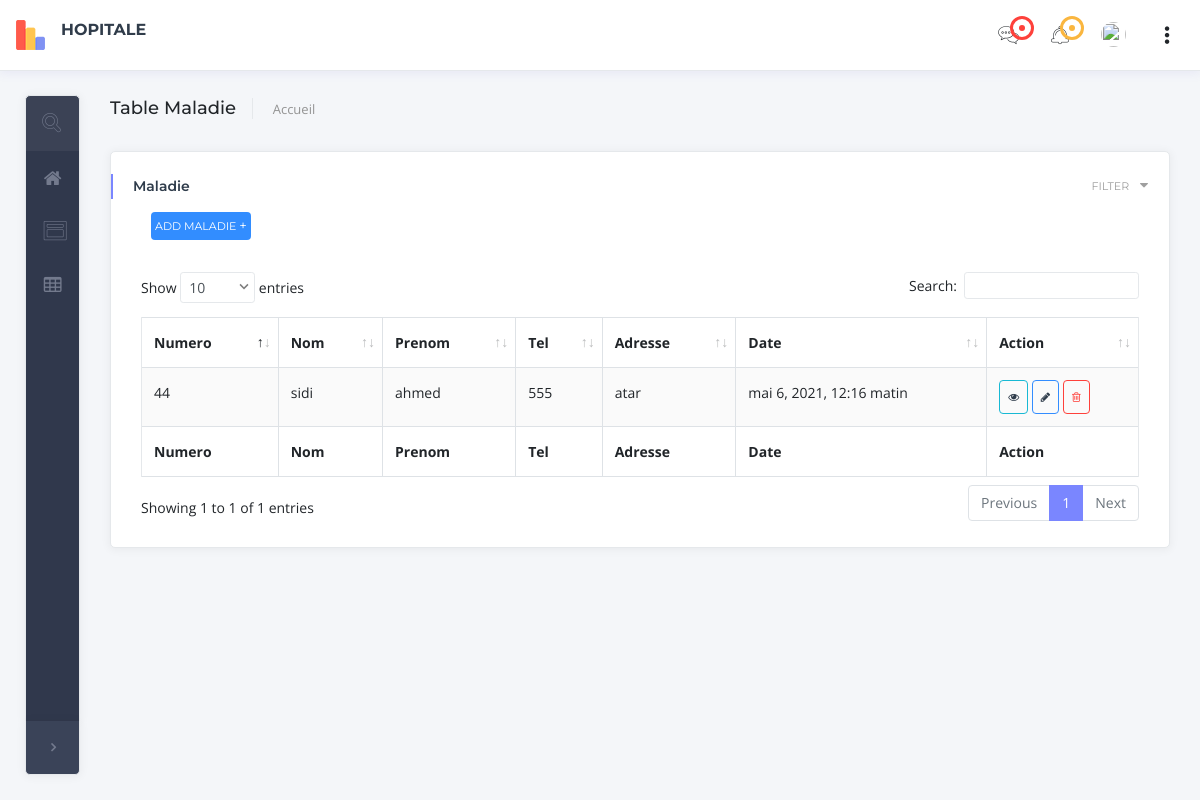
/list_maladie, run on an earlier commit of the app's database.
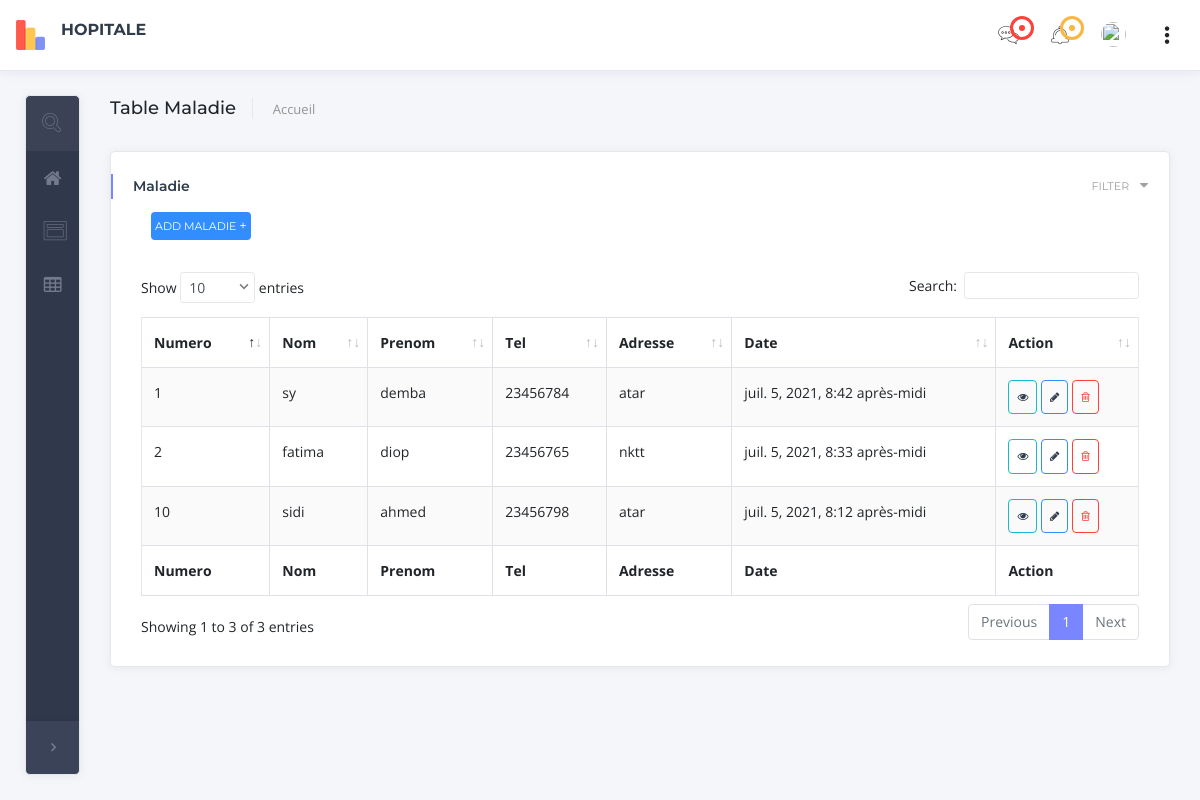
And on a later commit of the database.
### personne/models.py (models this page shows, shortened)
class Personne(models.Model):
    num = models.IntegerField()
    nom = models.CharField(max_length=50)
    prenom = models.CharField(max_length=50)
    tel = models.IntegerField()
    adresse = models.CharField(max_length=50)

class Maladie(Personne):
    date_entree=models.DateTimeField(default=timezone.now)

class Personne(models.Model):
    num = models.IntegerField()
    nom = models.CharField(max_length=50)
    prenom = models.CharField(max_length=50)
    tel = models.IntegerField()
    adresse = models.CharField(max_length=50)

### personne/views.py (the view)
# urls.py: path('list_maladie',views.list_maladie,name='list_maladie'),
def list_maladie(request):
    maladies= Maladie.objects.all()
    context={
        'maladies':maladies,
    }
    return render(request, 'list_maladie.html', context)

### personne/templates/list_maladie.html (shortened to what this page needs)
{% extends 'base.html'%}
{% block content %}
{% load crispy_forms_tags %}
<div class="content-wrapper">
        <div class="container-fluid">
            <div class="page-title mb-4 d-flex align-items-center">
                <div class="mr-auto">
                    <h4 class="weight500 d-inline-block pr-3 mr-3 border-right">Table Maladie</h4>
                    <nav aria-label="breadcrumb" class="d-inline-block ">
                        <ol class="breadcrumb p-0">
                            <li class="breadcrumb-item"><a href="{% url 'personne:home' %}">Accueil</a></li>
                        </ol>
                    </nav>
                </div>
            </div>
            <div class="row">
                <div class="col-xl-12">
                    <div class="card card-shadow mb-4">
                        <div class="card-header border-0">
                            <div class="custom-title-wrap bar-primary">
                                <div class="custom-title">Maladie</div>
                            </div>
                             <div class=" widget-action-link">
                                        <div class="row">
                                        <div class="dropdown" style="margin-right: 15px">
                                            <a href="#" class="btn btn-transparent text-secondary dropdown-hover p-0" data-toggle="dropdown">
                                                Filter <i class="fa fa-caret-down pl-2"></i>
                                            </a>
                                        </div>
                                        </div>
                                    </div>
                        </div>
                        <ul type="none" class="object-tools">
                              <li>
                                <a href="{% url 'personne:add_maladie' %} " title="Ajouter maladie"  class="addlink btn btn-primary p-1">
                                    Add maladie <big>+</big>
                                </a>
                              </li>
                       </ul>
                        <div class="card-body- pt-3 pb-4">
                            <div class="table-responsive">
                                <table id="data_table" class="table table-bordered table-striped" cellspacing="0">
                                    <thead>
                                    <tr>
                                        <th>Numero </th>
                                        <th>Nom</th>
                                        <th>Prenom</th>
                                        <th>Tel</th>
                                         <th>Adresse </th>
                                        <th>Date </th>
                                        <th>Action</th>
                                    </tr>
                                    </thead>
                                    <tfoot>
                                    <tr>
                                        <th>Numero </th>
                                        <th>Nom</th>
                                        <th>Prenom</th>
                                        <th>Tel</th>
                                         <th>Adresse </th>
                                        <th>Date </th>
                                        <th>Action</th>
                                    </tr>
                                    </tfoot>
                                    <tbody>
                                    {% for  list in maladies  %}
                                    <tr>
                                        <td>{{ list.num }}</td>
                                        <td>{{ list.nom }}</td>
                                        <td>{{ list.prenom }}</td>
                                        <td>{{ list.tel}}</td>
                                        <td>{{ list.adresse}}</td>
                                        <td>{{ list.date_entree }}</td>
                                         <td>
                                             <a class="text-dark btn btn-outline-info p-2" href="{% url 'personne:detail_maladie' list.id %}" data-toggle="tooltip" data-placement="right" title="View "><i class="fa fa-eye" aria-hidden="true"></i></a>
                                             <a class="text-dark btn btn-outline-primary p-2 btn-md" href="{% url 'personne:update_maladie' list.id %}"  data-toggle="tooltip" data-placement="right" title="Modifier "><i class="fa fa-pencil" aria-hidden="true"></i></a>
                                             <a class="btn btn-outline-danger p-2 btn-md " href="{% url 'personne:delete_maladie' list.id %}" data-toggle="tooltip" data-placement="right" title="Supprimer " >  <i class="fa fa-trash-o" aria-hidden="true"></i>  </a>
                                         </td>
                                    </tr>
                                  {% empty %}
                                      <tr>
                                        <td colspan="7" class="text-center bg-warning "> Aucun enregistrement</td>
                                    </tr>
                                 {% endfor %}
                                    </tbody>
                                </table>
                            </div>
                        </div>
                    </div>
                </div>
            </div>
        </div>
    </div>
{% endblock content %}

### templates/base.html (shortened to what this page needs)
<!DOCTYPE html>
{% load static %}
<html lang="fr">
<head>
    <link href="{% static 'assets/vendor/bootstrap/css/bootstrap.min.css' %}" rel="stylesheet">
    <link href="{% static 'assets/vendor/font-awesome/css/font-awesome.min.css' %}" rel="stylesheet">
    <link href="{% static 'assets/vendor/dashlab-icon/dashlab-icon.css' %}" rel="stylesheet">
    <link href="{% static 'assets/vendor/simple-line-icons/css/simple-line-icons.css' %}" rel="stylesheet">
    <link href="{% static 'assets/vendor/themify-icons/css/themify-icons.css' %}" rel="stylesheet">
    <link href="{% static 'assets/vendor/weather-icons/css/weather-icons.min.css' %}" rel="stylesheet">
    <link href="{% static 'assets/vendor/m-custom-scrollbar/jquery.mCustomScrollbar.css' %}" rel="stylesheet">
    <link href="{% static 'assets/vendor/jquery-dropdown-master/jquery.dropdown.css' %}" rel="stylesheet">
    <link href="{% static 'assets/vendor/jquery-ui/jquery-ui.min.css' %}" rel="stylesheet">
    <link href="{% static 'assets/vendor/icheck/skins/all.css' %}" rel="stylesheet">
    <link href="{% static 'assets/vendor/vector-map/jquery-jvectormap-1.1.1.css' %}" rel="stylesheet" >
    <link href="{% static 'assets/vendor/c3chart/c3.min.css' %}" rel="stylesheet">
    <link href="{% static 'assets/vendor/data-tables/dataTables.bootstrap4.min.css' %}" rel="stylesheet">
    <link href="{% static 'assets/vendor/select2/css/select2.css' %}" rel="stylesheet">
    <link href="{% static 'assets/css/main.css' %}" rel="stylesheet">
</head>
<body class="fixed-nav leftnav-floating left-side-toggled">
   <nav class="navbar navbar-expand-lg fixed-top navbar-dark" id="mainNav">
    <a class="navbar-brand navbar-hide-responsive" href="#">
                    <img class="pr-3 float-left" src="{% static 'img/logo-icon.png' %}" srcset="{% static 'img/logo-icon.png' %}"  alt=""/>
                    <div class="float-left">
                        <div>Hopitale</div>
                    </div>
    </a>
    <div class="collapse navbar-collapse" id="navbarResponsive">
        <ul class="navbar-nav left-side-nav" id="accordion">
            <li class="nav-item-search" data-toggle="tooltip" data-placement="right" title="Search">
                <div class="nav-link nav-link-collapse collapsed" data-toggle="collapse">
                    <i class="vl_search"></i>
                </div>
            </li>
            <li class="nav-item" data-toggle="tooltip" data-placement="right" title="Accueil">
                <a class="nav-link " href="{% url 'personne:home' %}">
                        <i class="fa fa-home"></i>
                </a>
            </li>
                <li class="nav-item" data-toggle="tooltip" data-placement="right" title="Forms">
                    <a class="nav-link nav-link-collapse collapsed" data-toggle="collapse" data-target="#forms">
                        <i class="vl_form"></i>
                    </a>
                </li>
                <li class="nav-item" data-toggle="tooltip" data-placement="right" title="Les Tables">
                    <a class="nav-link nav-link-collapse collapsed" data-toggle="collapse" data-target="#d_tables">
                        <i class="fa fa-table" aria-hidden="true"></i>
                    </a>
                </li>
        </ul>
        <ul class="navbar-nav sidenav-toggler">
            <li class="nav-item">
                <a class="nav-link text-center" id="left-nav-toggler">
                    <i class="fa fa-angle-left"></i>
                </a>
            </li>
        </ul>
        <ul class="navbar-nav header-links ml-auto hide-arrow">
            <li class="nav-item dropdown">
                <a class="nav-link dropdown-toggle mr-lg-3" id="messagesDropdown" href="#" data-toggle="dropdown"
                   aria-haspopup="true" aria-expanded="false">
                    <i class="vl_chat-bubble"></i>
                    <div class="notification-alarm">
                        <span class="wave wave-danger"></span>
                        <span class="dot"></span>
                    </div>
                </a>
            </li>
            <li class="nav-item dropdown">
                <a class="nav-link dropdown-toggle mr-lg-3" id="alertsDropdown" href="#" data-toggle="dropdown"
                   aria-haspopup="true" aria-expanded="false">
                    <i class="vl_bell"></i>
                    <div class="notification-alarm">
                        <span class="wave wave-warning"></span>
                        <span class="dot bg-warning"></span>
                    </div>
                </a>
            </li>
              <li class="nav-item dropdown">
                    <a class="nav-link dropdown-toggle mr-lg-3" id="userNav" href="#" data-toggle="dropdown" aria-haspopup="true" aria-expanded="false">
                        <div class="user-thumb">
                            <img class="rounded-circle" src= "{{request.user.profile.image.url}}" alt="{{user.username}}"/>
                        </div>
                    </a>
            <li class="nav-item">
                <a href="javascript:;" class="nav-link right_side_toggle">
                    <i class="icon-options-vertical"> </i>
                </a>
            </li>
        </ul>
    </div>
</nav>
     {% block content%}
     {% endblock content%}
</body>
</html>

What changed in the data, as far as the page shows it:
removed Maladie: num "44", nom "sidi", prenom "ahmed", tel "555", adresse "atar", date_entree "mai 6, 2021, 12:16 matin"
added Maladie: num "10", nom "sidi", prenom "ahmed", tel "23456798", adresse "atar", date_entree "juil. 5, 2021, 8:12 après-midi"
added Maladie: num "2", nom "fatima", prenom "diop", tel "23456765", adresse "nktt", date_entree "juil. 5, 2021, 8:33 après-midi"
added Maladie: num "1", nom "sy", prenom "demba", tel "23456784", adresse "atar", date_entree "juil. 5, 2021, 8:42 après-midi"
Also different on the page:
text written by a page script: "Show entries Search: Showing 1 to 1 of 1 entries Previous 1 Next" → "Show entries Search: Showing 1 to 3 of 3 entries Previous 1 Next"
